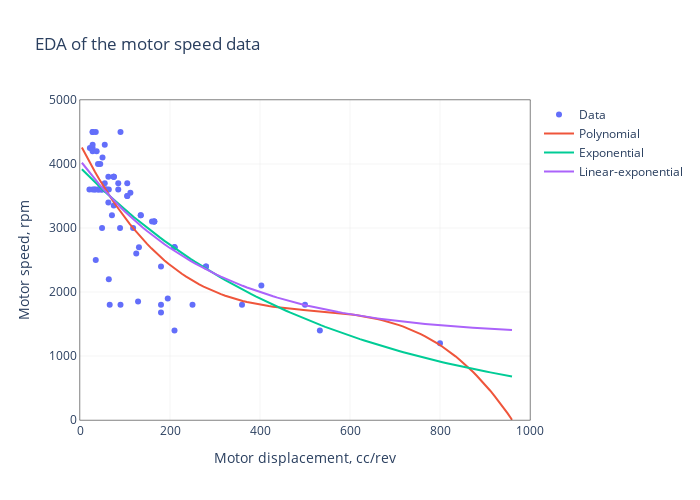

Notebook source saved alongside this figure:
### Code cell
machine_type = 'motor'
data_type= 'speed'
data=df[df['type']==f'{machine_type.capitalize()}'].sample(frac=1)
x=data['displacement'].values
y=data[data_type].values
x_train, x_test, y_train, y_test = train_test_split(x, y, test_size=0.2,random_state=np.random.RandomState(seed=np.random.randint(1000)),shuffle=True)
poly_reg = PolynomialFeatures(degree=3)
x_poly = poly_reg.fit_transform(x_train.reshape((x_train.size, 1)))
poly_reg.fit(x_poly, y_train)
lin_reg = LinearRegression()
lin_reg.fit(x_poly, y_train)

cSpeedMotors_two_params, _ = curve_fit(regModel, x_train, y_train, guess_two_params)
cSpeedMotors_three_params, _ = curve_fit(regModel, x_train, y_train, guess_three_params)
x_cont=np.linspace(.2*np.amin(x_train),1.2*np.amax(x_train),num=100)
fig = go.Figure()
fig.add_scatter(x=x_train, y=y_train, mode='markers',name='Data')
fig.add_scatter(x=x_cont,y=lin_reg.predict(poly_reg.fit_transform(x_cont.reshape(x_cont.size,1))),
mode='lines',name='Polynomial')
fig.add_scatter(x=x_cont, y=regModel(x_cont,*cSpeedPumps_two_params), mode='lines',name='Exponential')
fig.add_scatter(x=x_cont, y=regModel(x_cont,*cSpeedPumps_three_params), mode='lines',name='Linear-exponential')
fig.update_layout(
    title=f'EDA of the {machine_type} {data_type} data',
    width=700,
    height=500,
    xaxis=dict(
        title=f'{machine_type.capitalize()} displacement, cc/rev',
        showline=True,
        linecolor='black',
        mirror=True,
        showgrid=True,
        gridcolor='LightGray',
        gridwidth=0.25,
        linewidth=0.5,
        range=[0, round(1.2 * max(x_train), -2)]
    ),
    yaxis=dict(
        title=f'{machine_type.capitalize()} {data_type}, rpm' if data_type == 'speed' else f'{machine_type.capitalize()} {data_type}, kg',
        showline=True,
        linecolor='black',
        mirror=True,
        showgrid=True,
        gridcolor='LightGray',
        gridwidth=0.25,
        linewidth=0.5,
        range=[0, round(1.1 * max(y_train), -2)]
    ),
    plot_bgcolor='rgba(255,255,255,1)',
    paper_bgcolor='rgba(255,255,255,0)',
    showlegend=True,
)
fig.show()
